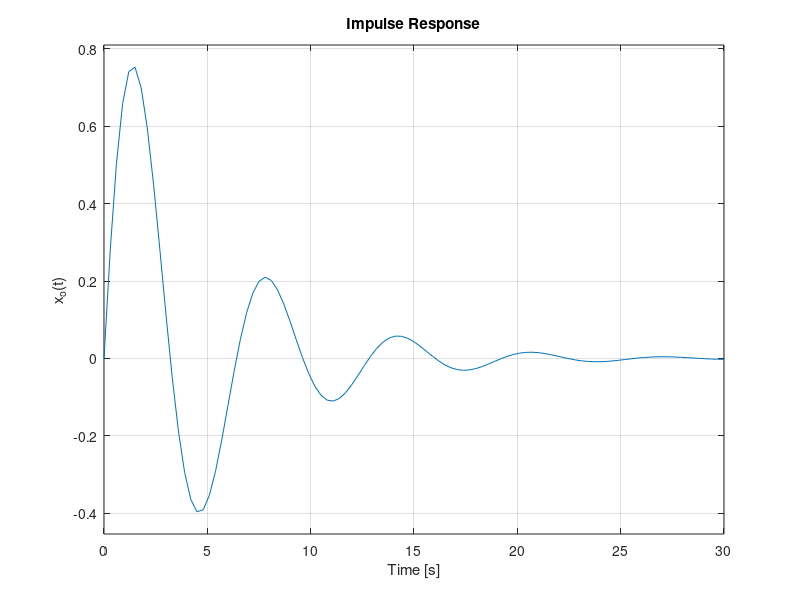

Recreate this plot in MATLAB.
num = 1;
den = [1 0.4 1];
sys = tf(num,den);
subplot(121)
step(sys)
ylabel('x_o(t)')
grid on
subplot(122)
impulse(sys)
ylabel('x_o(t)')
grid on